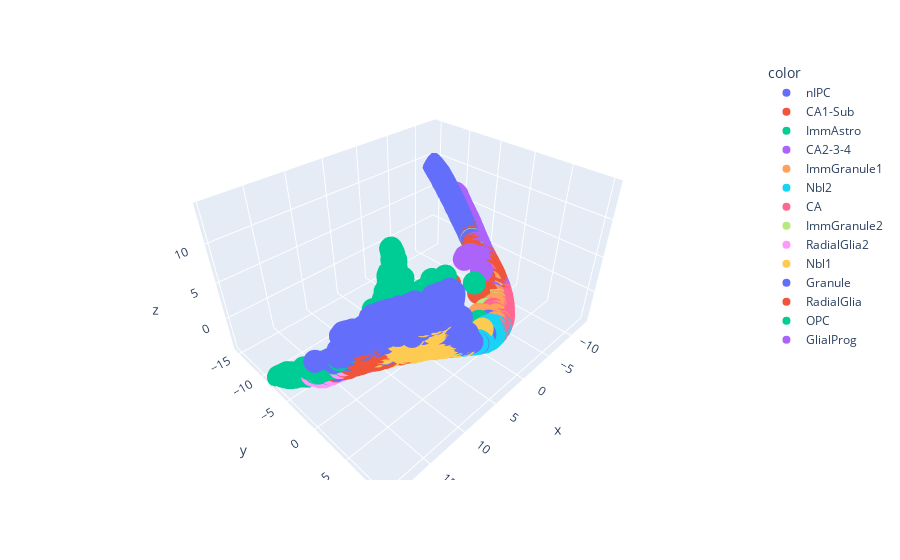

Notebook code cell kept with this figure:
### Code cell
import plotly.express as px
x = graphdr_data[:, 0]
y = graphdr_data[:, 1]
z = graphdr_data[:, 2]
px.scatter_3d(x=x, y=y, z=z, color=labels, size_max=0.01)

### Figure 1 — Plotly figure (JSON) as saved in the notebook; plotly's stock layout.template omitted (floating-point values rounded to 4 significant figures; data arrays with more than 128 entries replaced by an {"elided": "..."} marker saying what was removed)
{"data": [{"hovertemplate": "color=nIPC<br>x=%{x}<br>y=%{y}<br>z=%{z}<extra></extra>", "legendgroup": "nIPC", "marker": {"color": "#636efa", "symbol": "circle"}, "mode": "markers", "name": "nIPC", "scene": "scene", "showlegend": true, "type": "scatter3d", "x": {"elided": "667 float values"}, "y": {"elided": "667 float values"}, "z": {"elided": "667 float values"}}, {"hovertemplate": "color=CA1-Sub<br>x=%{x}<br>y=%{y}<br>z=%{z}<extra></extra>", "legendgroup": "CA1-Sub", "marker": {"color": "#EF553B", "symbol": "circle"}, "mode": "markers", "name": "CA1-Sub", "scene": "scene", "showlegend": true, "type": "scatter3d", "x": {"elided": "924 float values"}, "y": {"elided": "924 float values"}, "z": {"elided": "924 float values"}}, {"hovertemplate": "color=ImmAstro<br>x=%{x}<br>y=%{y}<br>z=%{z}<extra></extra>", "legendgroup": "ImmAstro", "marker": {"color": "#00cc96", "symbol": "circle"}, "mode": "markers", "name": "ImmAstro", "scene": "scene", "showlegend": true, "type": "scatter3d", "x": {"elided": "990 float values"}, "y": {"elided": "990 float values"}, "z": {"elided": "990 float values"}}, {"hovertemplate": "color=CA2-3-4<br>x=%{x}<br>y=%{y}<br>z=%{z}<extra></extra>", "legendgroup": "CA2-3-4", "marker": {"color": "#ab63fa", "symbol": "circle"}, "mode": "markers", "name": "CA2-3-4", "scene": "scene", "showlegend": true, "type": "scatter3d", "x": {"elided": "1155 float values"}, "y": {"elided": "1155 float values"}, "z": {"elided": "1155 float values"}}, {"hovertemplate": "color=ImmGranule1<br>x=%{x}<br>y=%{y}<br>z=%{z}<extra></extra>", "legendgroup": "ImmGranule1", "marker": {"color": "#FFA15A", "symbol": "circle"}, "mode": "markers", "name": "ImmGranule1", "scene": "scene", "showlegend": true, "type": "scatter3d", "x": {"elided": "1362 float values"}, "y": {"elided": "1362 float values"}, "z": {"elided": "1362 float values"}}, {"hovertemplate": "color=Nbl2<br>x=%{x}<br>y=%{y}<br>z=%{z}<extra></extra>", "legendgroup": "Nbl2", "marker": {"color": "#19d3f3", "symbol": "circle"}, "mode": "markers", "name": "Nbl2", "scene": "scene", "showlegend": true, "type": "scatter3d", "x": {"elided": "542 float values"}, "y": {"elided": "542 float values"}, "z": {"elided": "542 float values"}}, {"hovertemplate": "color=CA<br>x=%{x}<br>y=%{y}<br>z=%{z}<extra></extra>", "legendgroup": "CA", "marker": {"color": "#FF6692", "symbol": "circle"}, "mode": "markers", "name": "CA", "scene": "scene", "showlegend": true, "type": "scatter3d", "x": {"elided": "1232 float values"}, "y": {"elided": "1232 float values"}, "z": {"elided": "1232 float values"}}, {"hovertemplate": "color=ImmGranule2<br>x=%{x}<br>y=%{y}<br>z=%{z}<extra></extra>", "legendgroup": "ImmGranule2", "marker": {"color": "#B6E880", "symbol": "circle"}, "mode": "markers", "name": "ImmGranule2", "scene": "scene", "showlegend": true, "type": "scatter3d", "x": {"elided": "1185 float values"}, "y": {"elided": "1185 float values"}, "z": {"elided": "1185 float values"}}, {"hovertemplate": "color=RadialGlia2<br>x=%{x}<br>y=%{y}<br>z=%{z}<extra></extra>", "legendgroup": "RadialGlia2", "marker": {"color": "#FF97FF", "symbol": "circle"}, "mode": "markers", "name": "RadialGlia2", "scene": "scene", "showlegend": true, "type": "scatter3d", "x": {"elided": "215 float values"}, "y": {"elided": "215 float values"}, "z": {"elided": "215 float values"}}, {"hovertemplate": "color=Nbl1<br>x=%{x}<br>y=%{y}<br>z=%{z}<extra></extra>", "legendgroup": "Nbl1", "marker": {"color": "#FECB52", "symbol": "circle"}, "mode": "markers", "name": "Nbl1", "scene": "scene", "showlegend": true, "type": "scatter3d", "x": {"elided": "237 float values"}, "y": {"elided": "237 float values"}, "z": {"elided": "237 float values"}}, {"hovertemplate": "color=Granule<br>x=%{x}<br>y=%{y}<br>z=%{z}<extra></extra>", "legendgroup": "Granule", "marker": {"color": "#636efa", "symbol": "circle"}, "mode": "markers", "name": "Granule", "scene": "scene", "showlegend": true, "type": "scatter3d", "x": {"elided": "477 float values"}, "y": {"elided": "477 float values"}, "z": {"elided": "477 float values"}}, {"hovertemplate": "color=RadialGlia<br>x=%{x}<br>y=%{y}<br>z=%{z}<extra></extra>", "legendgroup": "RadialGlia", "marker": {"color": "#EF553B", "symbol": "circle"}, "mode": "markers", "name": "RadialGlia", "scene": "scene", "showlegend": true, "type": "scatter3d", "x": {"elided": "566 float values"}, "y": {"elided": "566 float values"}, "z": {"elided": "566 float values"}}, {"hovertemplate": "color=OPC<br>x=%{x}<br>y=%{y}<br>z=%{z}<extra></extra>", "legendgroup": "OPC", "marker": {"color": "#00cc96", "symbol": "circle"}, "mode": "markers", "name": "OPC", "scene": "scene", "showlegend": true, "type": "scatter3d", "x": {"elided": "316 float values"}, "y": {"elided": "316 float values"}, "z": {"elided": "316 float values"}}, {"hovertemplate": "color=GlialProg<br>x=%{x}<br>y=%{y}<br>z=%{z}<extra></extra>", "legendgroup": "GlialProg", "marker": {"color": "#ab63fa", "symbol": "circle"}, "mode": "markers", "name": "GlialProg", "scene": "scene", "showlegend": true, "type": "scatter3d", "x": {"elided": "132 float values"}, "y": {"elided": "132 float values"}, "z": {"elided": "132 float values"}}], "layout": {"legend": {"title": {"text": "color"}, "tracegroupgap": 0}, "margin": {"t": 60}, "scene": {"domain": {"x": [0, 1], "y": [0, 1]}, "xaxis": {"title": {"text": "x"}}, "yaxis": {"title": {"text": "y"}}, "zaxis": {"title": {"text": "z"}}}}}
